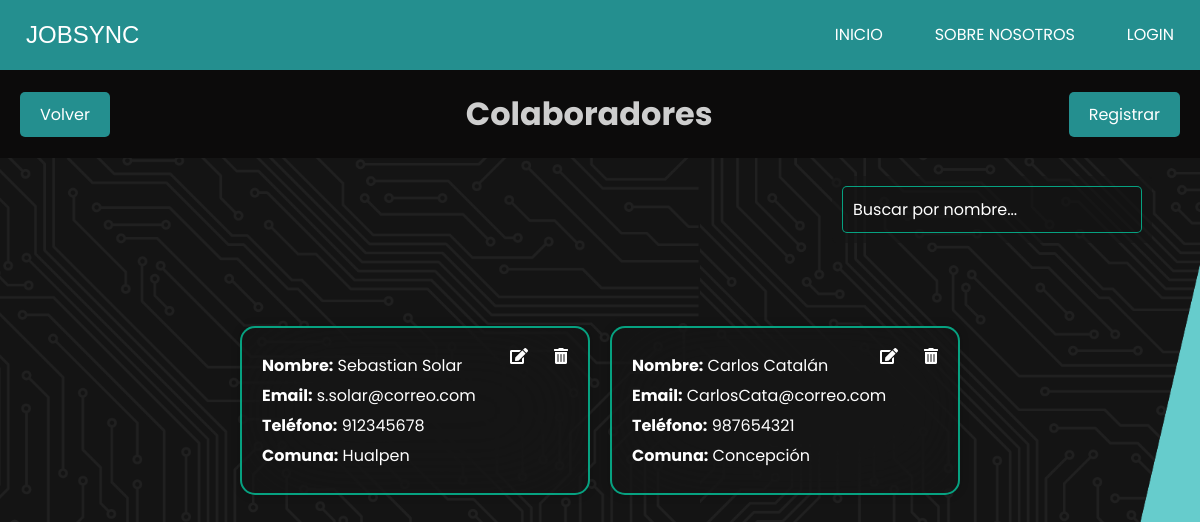
The page /colaboradores/ on the database its author committed.
### JobSyncApp/models.py (models this page shows)
class CustomUser(AbstractUser):
    telefono = models.CharField(max_length=15)
    ROL_CHOICES = [
        (True, 'Colaborador'),
        (False, 'Admin'),
    ]
    rol = models.BooleanField(choices=ROL_CHOICES, default=True)
    comuna = models.ForeignKey(Comuna, on_delete=models.SET_NULL, null=True, blank=True)

class Comuna(models.Model):
    nombre = models.CharField(max_length=100, unique=True)
    def __str__(self):
        return self.nombre

### JobSyncApp/views.py (the view)
# urls.py: path('colaboradores/', views.lista_colaboradores, name='colaboradores'),
def lista_colaboradores(request ):
    colaboradores = CustomUser.objects.filter(rol=True)
    return render(request, 'admin/colaboradores.html', {'colaboradores': colaboradores})

### JobSyncApp/templates/admin/colaboradores.html (shortened to what this page needs)
{% extends 'index.html' %}
{% load static %}
{% block extra_css %}
<link rel="stylesheet" href="{% static 'css/listado_colaboradores.css' %}">
<link rel="stylesheet" href="https://cdnjs.cloudflare.com/ajax/libs/font-awesome/5.15.4/css/all.min.css">
{% endblock extra_css %}
{% block contenido %}
<div class="header">
    <a href="{% url 'home' %}" id="btn-volver" class="btn btn-back">Volver</a>
    <h1>Colaboradores</h1>
    <a href="{% url 'registro' %}" id="btn-registrar" class="btn btn-back">Registrar</a>
</div>
    <div class="search-container" >
    <input type="text" id="search-input" placeholder="Buscar por nombre..." >
</div>
<div class="card-container">
    {% for colaborador in colaboradores %}
    <div class="card"  data-comuna="{{ colaborador.comuna }}">
        <button class="delete-btn" data-url="{% url 'eliminar_usuario' colaborador.id %}"> <i class="fas fa-trash-alt"></i></button>
        <button class="edit-btn" data-url="{% url 'modificar_usuario' colaborador.id %}" > <i class="fas fa-edit"></i></button>
        <p><strong>Nombre:</strong> {{ colaborador.first_name }} {{ colaborador.last_name }}</p>
        <p><strong>Email:</strong> {{ colaborador.email }}</p>
        <p><strong>Teléfono:</strong> {{ colaborador.telefono }}</p>
        <p><strong>Comuna:</strong> {{ colaborador.comuna }}</p>
    </div>
    {% endfor %}
</div>
{% endblock %}

### JobSyncApp/static/css/estilo.css (style rules this page uses)
* { margin: 0; padding: 0; box-sizing: border-box; }

### JobSyncApp/static/css/listado_colaboradores.css (style rules this page uses)
* { padding: 0; margin: 0; box-sizing: border-box; text-decoration: none; list-style: none; border: none; outline: none; font-family: "Poppins", sans-serif; }
body { min-height: 100vh; width: 100%; display: flex; align-items: center; justify-content: center; background: url("/static/css/img/fondo.png") no-repeat center center fixed; background-size: cover; }
.header { width: 100%; display: flex; justify-content: space-between; align-items: center; padding: 20px; color: rgba(255, 255, 255, 0.8); position: fixed; top: 70px; background-color: #0c0b0b; }
.btn { padding: 10px 20px; background-color: #007bff; color: white; text-decoration: none; border-radius: 5px; }
.btn-back { background-color: #248f8f; }
.card-container { display: flex; flex-wrap: wrap; justify-content: center; margin-top: 20px; }
.card { width: 350px; margin: 10px; padding: 20px; background: rgba(22, 22, 22, 0.61); border: 2px solid rgba(3, 207, 163, 0.76); box-shadow: 0 0 10px rgba(0, 0, 0, .2); color: #fff; backdrop-filter: blur(50px); border-radius: 15px; }
.card p { margin: 5px 0; }
.card .delete-btn, .card .edit-btn { background: transparent; color: white; border: none; padding: 10px; border-radius: 10%; cursor: pointer; }
.card .delete-btn i, .card .edit-btn i { color: white; font-size: 1.2em; }
.card { position: relative; }
.card .delete-btn, .card .edit-btn { position: absolute; top: 10px; right: 10px; }
.card .edit-btn { right: 50px; }
.search-container { position: fixed; top: 22%; right: 4%; z-index: 1001; background: rgba(22, 22, 22, 0.61); padding: 10px; border-radius: 5px; }
#search-input { width: 300px; padding: 10px; font-size: 16px; border: 1px solid rgba(3, 207, 163, 0.76); border-radius: 5px; color: #fff; background:rgba(22, 22, 22, 0.315); }
#search-input::placeholder { color: white; }

### rows shown on the page
CustomUser: first_name "Sebastian", last_name "Solar", email "s.solar@correo.com", telefono "912345678", comuna "Hualpen"
CustomUser: first_name "Carlos", last_name "Catalán", email "CarlosCata@correo.com", telefono "987654321", comuna "Concepción"
